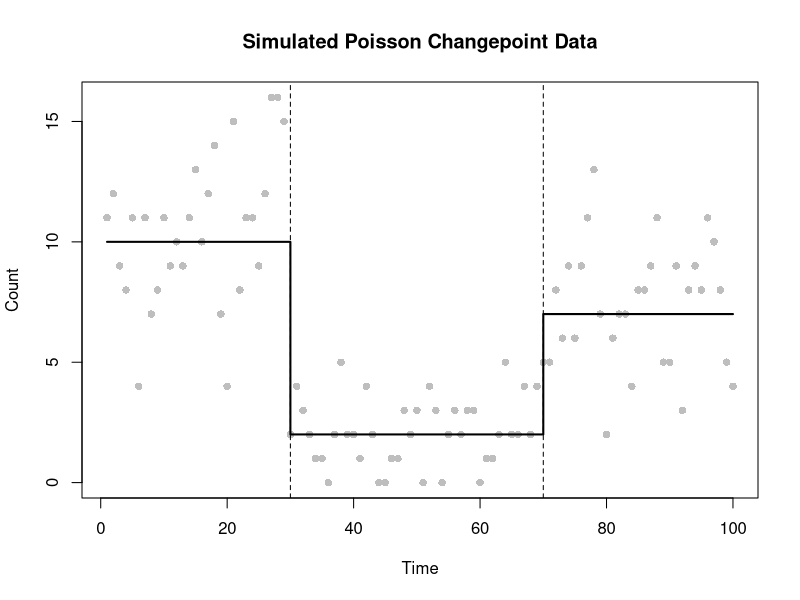
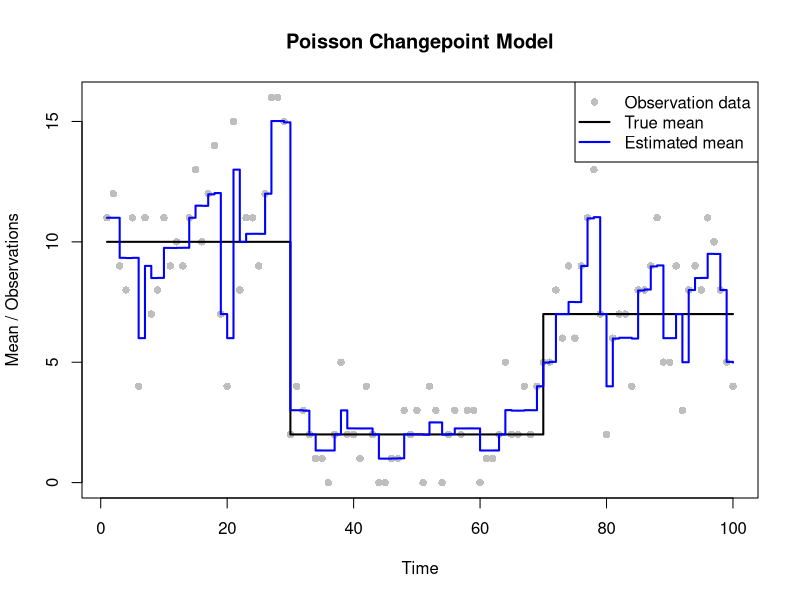
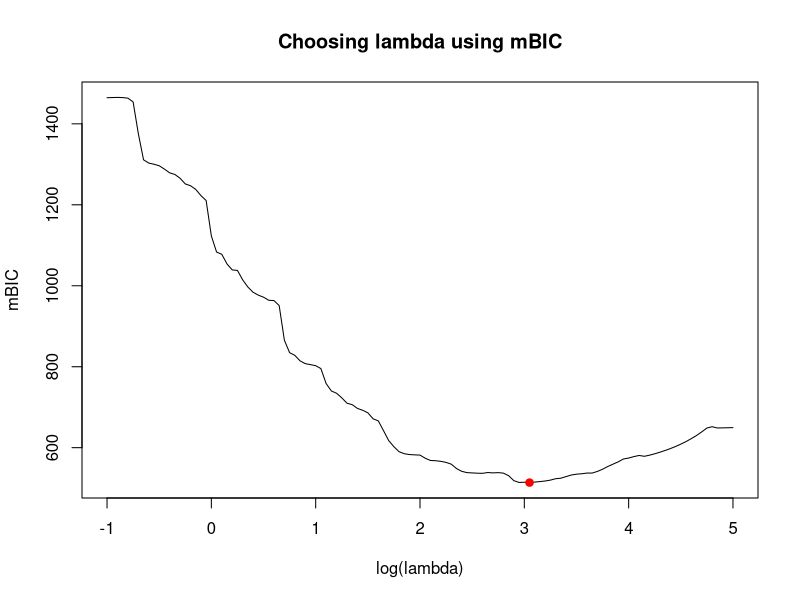
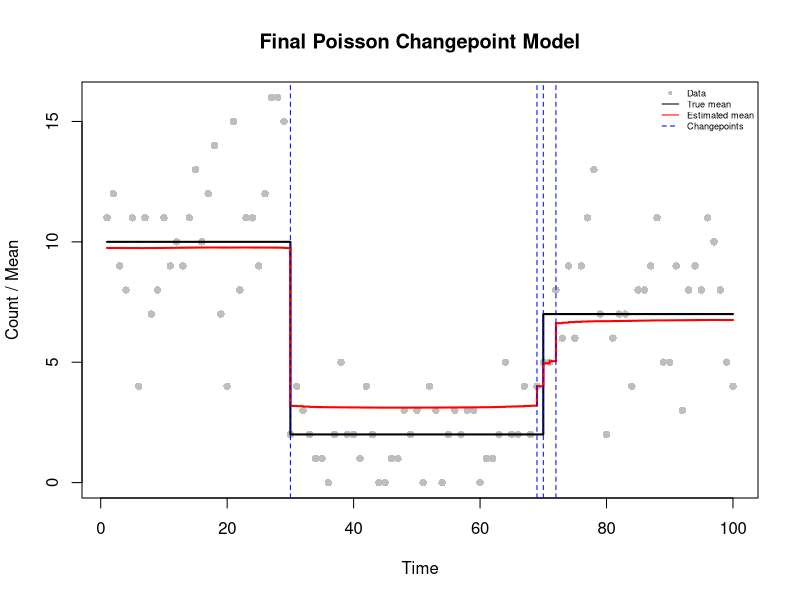
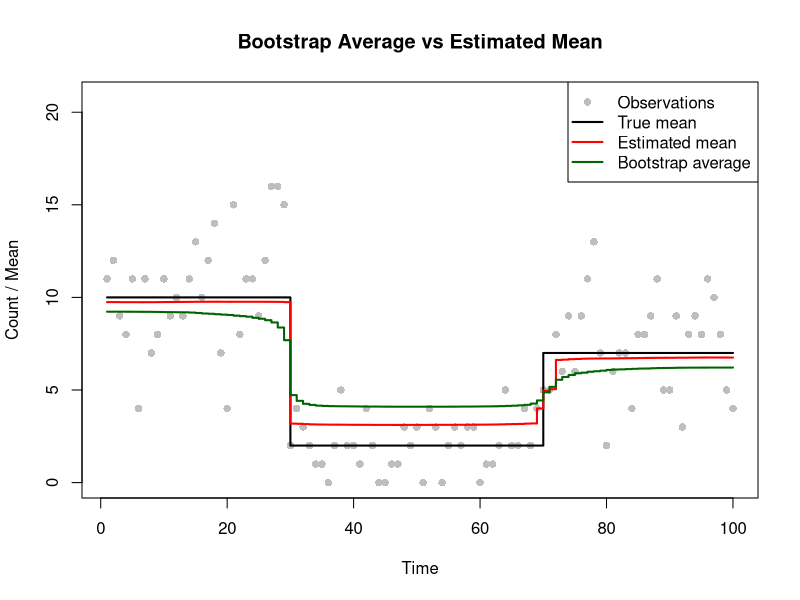
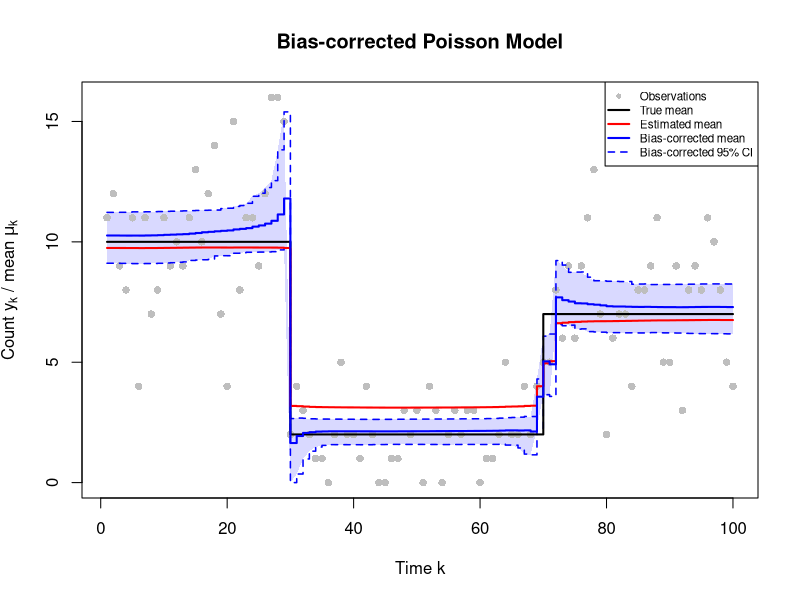

Source code (R) for these figures, in order:
# =============================================================================
# Changepoint Estimation
#
#
# GitHub repository: https://github.com/pierrickdb/Group-15-Statistical-Programming
#
# Authors:
# Pierrick de Boer: S3034691
# Fagan Ganbarli: S3015664
# Raneem Alluhaydan: S3044929
#
# Contributions:
# Fagan Ganbarli (33.33%): Task 1-3
# Raneem Alluhaydan (33.33%): Task 4-5
# Pierrick de Boer (33.33%): Task 6-7
#
# Overview:
# Estimate changepoints in Poisson data using a smoothed LASSO penalty.
# Choose lambda by minimising mBIC.
# Use parametric bootstrapping for bias correction and confidence intervals.
#
# Main functions:
# 1. poisson_lasso_objective: Calculates the penalised cost.
# 2. poisson_lasso_grad: Calculates the gradient.
# 3. poisson_lasso_hess: Calculates the Hessian.
# 4. fd_jacobian: Checks derivatives numerically.
# 5. fit_poisson_lasso: Fits the model using BFGS.
# 6. poisson_lasso_edf: Calculates effective degrees of freedom.
# =============================================================================

# FUNCTION DEFINITIONS

# Task 2(a): Objective function
# Calculate the penalised negative log-likelihood
# for the Poisson changepoint model.

poisson_lasso_objective <- function(beta, y, lambda = 1, eps = 1e-6) {
  
  # Inputs:
  #   beta: Parameter vector of length n.
  #   y: Observed data vector.
  #   lambda: LASSO penalty parameter. Default value is 1.
  #   eps: Smoothing parameter. Default value is 1e-6.
  
  # Output:
  #   The penalised negative log-likelihood.
  
  # Method:
  #   Calculate the Poisson mean function, evaluate the
  #   negative log-likelihood and add the smoothed LASSO penalty.
  
  # Calculate the Poisson mean function.
  mu <- exp(cumsum(beta))
  
  # Calculate the negative Poisson log-likelihood.
  neg_loglik <- -sum(dpois(y, lambda = mu, log = TRUE))
  
  # Apply the smoothed LASSO penalty, excluding the first parameter.
  penalty <- lambda * sum(sqrt(beta[-1]^2 + eps))
  
  # Return the penalised objective function.
  return(neg_loglik + penalty)
}


# Task 2(b): Gradient function
# Calculate the gradient of the penalised objective function.

poisson_lasso_grad <- function(beta, y, lambda = 1, eps = 1e-6) {
  
  # Inputs:
  #   beta: Parameter vector of length n.
  #   y: Observed data vector.
  #   lambda: LASSO penalty parameter. Default value is 1.
  #   eps: Smoothing parameter. Default value is 1e-6.
  
  # Output:
  #   Gradient vector containing the first partial derivatives.
  
  # Method:
  #   Calculate the likelihood gradient using reverse cumulative
  #   sums and add the gradient of the smoothed penalty.
  
  # Calculate the Poisson mean function.
  mu <- exp(cumsum(beta))
  
  # Calculate the gradient of the negative log-likelihood.
  grad <- rev(cumsum(rev(mu - y)))
  
  # Add the penalty gradient, excluding the first parameter.
  grad[-1] <- grad[-1] +
    lambda * beta[-1] / sqrt(beta[-1]^2 + eps)
  
  # Return the gradient vector.
  return(grad)
}


# Task 2(c): Hessian function
# Calculate the Hessian matrix of the penalised objective function.

poisson_lasso_hess <- function(beta, y, lambda = 1, eps = 1e-6) {
  
  # Inputs:
  #   beta: Parameter vector of length n.
  #   y: Observed data vector.
  #   lambda: LASSO penalty parameter. Default value is 1.
  #   eps: Smoothing parameter. Default value is 1e-6.
  
  # Output:
  #   An n by n Hessian matrix containing the second derivatives.
  
  # Method:
  #   Calculate the likelihood Hessian using reverse cumulative sums
  #   and add the second derivatives of the penalty.
  
  # Store the number of parameters.
  n <- length(beta)
  mu <- exp(cumsum(beta))
  
  # Calculate reverse cumulative sums of the Poisson means.
  s <- rev(cumsum(rev(mu)))
  
  # Find the maximum index for each pair of parameters.
  idx <- outer(1:n, 1:n, pmax)
  H <- matrix(s[idx], n, n)
  
  # Calculate the second derivatives of the penalty.
  penalty_hess <- c(0, lambda * eps /
                      (beta[-1]^2 + eps)^(3/2))
  
  # Add the penalty derivatives to the diagonal.
  diag(H) <- diag(H) + penalty_hess
  
  # Return the Hessian matrix.
  return(H)
}


# Task 2(d): Numerical differentiation
# Use central finite differences to check the analytical
# gradient and Hessian functions.

fd_jacobian <- function(fn, beta, h = 1e-5) {
  
  # Inputs:
  #   fn: Function to differentiate.
  #   beta: Parameter vector at which derivatives are evaluated.
  #   h: Finite difference step size. Default value is 1e-5.
  
  # Output:
  #   Numerical Jacobian matrix.
  
  # Store the number of parameters.
  n <- length(beta)
  J <- matrix(0, length(fn(beta)), n)
  
  # Calculate numerical derivatives for each parameter.
  for (i in 1:n) {
    beta_plus <- beta_minus <- beta
    beta_plus[i] <- beta_plus[i] + h
    beta_minus[i] <- beta_minus[i] - h
    
    # Apply the central finite difference approximation.
    J[, i] <- (fn(beta_plus) - fn(beta_minus)) / (2 * h)
  }
  
  # Return the numerical Jacobian.
  return(J)
}


# Task 3: Fit the Poisson LASSO model using optim.
# Estimate the beta parameters by minimising the penalised
# negative log-likelihood using the BFGS method.

fit_poisson_lasso <- function(y, lambda = 1, beta_start = NULL) {
  
  # Inputs:
  #   y: Observed data vector.
  #   lambda: LASSO penalty parameter. Default value is 1.
  #   beta_start: Optional initial parameter vector.
  
  # Output:
  #   Optimisation results containing estimated parameters
  #   and convergence information.
  
  # Method:
  #   Initialise the parameters and minimise the objective
  #   function using BFGS with the analytical gradient.
  
  # Set the initial parameter values if none are provided.
  if (is.null(beta_start)) {
    beta_start <- c(log(mean(y)), rep(0, length(y) - 1))
  }
  
  # Fit the model using the BFGS optimisation method.
  fit <- optim(
    beta_start, poisson_lasso_objective,
    gr = poisson_lasso_grad,
    y = y, lambda = lambda,
    method = "BFGS",
    control = list(maxit = 10000, reltol = 1e-9)
  )
  
  # Check whether the optimisation algorithm converged.
  if (fit$convergence != 0) {
    warning(paste("No convergence at lambda =", lambda))
  }
  
  # Return the optimisation results.
  return(fit)
}


# Task 4: Calculate the effective degrees of freedom.

# Calculate the effective degrees of freedom using
# the penalised and unpenalised Hessian matrices.
poisson_lasso_edf <- function(beta, y, lambda) {
  
  # Inputs:
  #   beta: Estimated parameter vector.
  #   y: Observed data vector.
  #   lambda: LASSO penalty parameter.
  
  # Output:
  #   Effective degrees of freedom of the fitted model.
  
  # Method:
  #   Evaluate the penalised and unpenalised Hessians
  #   and calculate the trace of their matrix product.
  
  # Calculate the penalised Hessian.
  H1 <- poisson_lasso_hess(beta, y, lambda)
  
  # Calculate the unpenalised Hessian.
  H0 <- poisson_lasso_hess(beta, y, 0)
  
  # Calculate the effective degrees of freedom.
  edf <- sum(diag(solve(H1, H0)))
  
  # Return the effective degrees of freedom.
  return(edf)
}


# =============================================================================
# Analysis and testing
# =============================================================================

# Task 1: Generate the data set

# Define the number of observations and time points.
set.seed(12345)
n <- 100
time <- 1:n

# Specify the true changepoint locations.
tau_true <- c(1, 30, 70, n + 1)

# Calculate the true number of changepoints.
m_true <- length(tau_true) - 2

# Define the Poisson mean for each segment.
theta_true <- c(10, 2, 7)

mu_true <- numeric(n)

# Assign the corresponding mean to each time segment.
for (i in seq_along(theta_true)) {
  mu_true[tau_true[i]:(tau_true[i + 1] - 1)] <- theta_true[i]
}

# Generate observations from the Poisson changepoint model.
y <- rpois(n, lambda = mu_true)

# Plot the simulated observations and true mean function.
plot(time, y,
     pch = 16,
     col = "grey",
     xlab = "Time",
     ylab = "Count",
     main = "Simulated Poisson Changepoint Data")

lines(time, mu_true,
      col = "black",
      lwd = 2,
      type = "s")

abline(v = tau_true[-c(1, length(tau_true))],
       lty = "dashed")


# Task 2: Checking the gradient and Hessian

# Choose test parameter values for numerical differentiation.
beta_test <- c(log(mean(y)), rep(0.05, n - 1))

# Calculate the analytical gradient.
grad_analytical <- poisson_lasso_grad(beta_test, y)

# Approximate the gradient using central finite differences.
grad_numerical <- as.vector(fd_jacobian(
  function(b) poisson_lasso_objective(b, y),
  beta_test
))

# Calculate the analytical Hessian.
hess_analytical <- poisson_lasso_hess(beta_test, y)

# Approximate the Hessian using finite differences of the gradient.
hess_numerical <- fd_jacobian(
  function(b) poisson_lasso_grad(b, y),
  beta_test
)

# Compare the analytical and numerical derivatives.
max(abs(grad_analytical - grad_numerical))
max(abs(hess_analytical - hess_numerical))

# Gradient error = 4.230387e-07
# Hessian error = 5.817456e-07
# Both are close to zero, confirming the analytical derivatives.


# Task 3: Fit the model with lambda = 1

# Initialise the parameters using the sample mean.
beta_start <- c(log(mean(y)), rep(0, n - 1))

# Fit the Poisson LASSO model using BFGS.
fit <- fit_poisson_lasso(y, lambda = 1, beta_start = beta_start)

# Check whether the optimisation algorithm converged.
fit$convergence
fit$message

# Stop if the optimisation did not converge.
if (fit$convergence != 0) {
  stop("The model did not converge for lambda = 1.")
}

# Extract the estimated parameters and mean function.
beta_hat <- fit$par
mu_hat1 <- exp(cumsum(beta_hat))

# Plot the observations, true mean and estimated mean.
plot(time, y,
     pch = 16,
     col = "grey",
     xlab = "Time",
     ylab = "Mean / Observations",
     main = "Poisson Changepoint Model")

lines(time, mu_true,
      col = "black",
      lwd = 2,
      type = "s")

lines(time, mu_hat1,
      col = "blue",
      lwd = 2,
      type = "s")

legend("topright",
       legend = c("Observation data",
                  "True mean",
                  "Estimated mean"),
       col = c("grey", "black", "blue"),
       pch = c(16, NA, NA),
       lty = c(NA, 1, 1),
       lwd = c(NA, 2, 2))

# The optimisation converged successfully.
# The estimated mean captures the general trend in the data.
# However, lambda = 1 provides insufficient penalisation
# to identify a clearly defined changepoint structure.

# Task 4: Choosing lambda using mBIC

# Define the grid of log-lambda values.
lsp <- seq(-1, 5, by = 0.05)

# Initialise vectors for mBIC and effective degrees of freedom.
mbic <- rep(Inf, length(lsp))
edf <- rep(NA_real_, length(lsp))

# Use the initial parameter estimates for the first fit.
b0 <- beta_start

# Evaluate the model for each penalty value.
fits <- vector("list", length(lsp))
for (i in seq_along(lsp)) {
  
  # Convert the log-lambda value to lambda.
  lambda <- exp(lsp[i])
  
  # Fit the model using the current penalty value.
  fit_lambda <- fit_poisson_lasso(y, lambda, b0)
  
  # Skip penalty values where optimisation fails.
  if (fit_lambda$convergence != 0) {
    next
  }
  
  beta_lambda <- fit_lambda$par
  fits[[i]] <- fit_lambda
  
  edf[i] <- poisson_lasso_edf(beta_lambda, y, lambda)
  
  # Calculate the fitted Poisson mean function.
  mu_lambda <- exp(cumsum(beta_lambda))
  
  # Calculate the maximised log-likelihood.
  ll <- sum(dpois(y, mu_lambda, log = TRUE))
  
  # Calculate the modified Bayesian Information Criterion.
  mbic[i] <- 3 * (edf[i] - 1) * log(n) - 2 * ll
  
  # Use the current estimates as starting values for the next fit.
  b0 <- beta_lambda
}

# Check that at least one penalty value has a valid mBIC.
if (all(!is.finite(mbic))) {
  stop("No valid mBIC values were obtained.")
}

# Find the penalty value that minimises mBIC.
i_opt <- which.min(mbic)
lambda_best <- exp(lsp[i_opt])

# Display the optimal penalty value.
lambda_best

# Display the optimal log-lambda, EDF and mBIC.
data.frame(
  log_lambda = lsp[i_opt],
  lambda = lambda_best,
  EDF = edf[i_opt],
  mBIC = mbic[i_opt]
)

# The minimum mBIC occurs at log(lambda) = 3,
# corresponding to lambda = 20.08554.
# This penalty value provides a balance between
# model fit and model complexity according to the mBIC criterion.

# Plot mBIC against log-lambda.
plot(lsp, mbic,
     type = "l",
     xlab = "log(lambda)",
     ylab = "mBIC",
     main = "Choosing lambda using mBIC")

points(lsp[i_opt], mbic[i_opt],
       col = "red",
       pch = 19)


# Task 5: Fit the final model

# Use the optimal model from Task 4.
fit_best <- fits[[i_opt]]

# Check convergence of the final model.
fit_best$convergence

if (fit_best$convergence != 0) {
  stop("The final model did not converge.")
}

# Extract the final parameter estimates and mean function.
beta_best <- fit_best$par
mu_hat_best <- exp(cumsum(beta_best))

# Calculate the effective number of changepoints.
edf_best <- poisson_lasso_edf(beta_best, y, lambda_best)
m_hat <- floor(edf_best - 1)

# Identify the changepoints using the largest absolute coefficients.
# Exclude the first parameter because it represents the intercept.
if (m_hat > 0) {
  tau_hat <- sort(order(abs(beta_best[-1]),
                        decreasing = TRUE)[seq_len(m_hat)] + 1)
} else {
  tau_hat <- numeric(0)
}

# Plot the observations, true mean and estimated mean.
plot(time, y,
     pch = 16,
     col = "grey",
     xlab = "Time",
     ylab = "Count / Mean",
     main = "Final Poisson Changepoint Model")

lines(time, mu_true,
      col = "black",
      lwd = 2,
      type = "s")

lines(time, mu_hat_best,
      col = "red",
      lwd = 2,
      type = "s")

abline(v = tau_hat,
       col = "blue",
       lty = 2)

legend("topright",
       cex = 0.55,
       legend = c("Data", "True mean",
                  "Estimated mean", "Changepoints"),
       col = c("grey", "black", "red", "blue"),
       pch = c(16, NA, NA, NA),
       lty = c(NA, 1, 1, 2),
       bty = "n")

# Display the final model results.
lambda_best
m_hat
tau_hat

# EDF = 5.762, giving 4 estimated changepoints.
# Estimated locations: 30, 69, 70 and 72.
# True locations: 30 and 70.
# The change near 70 is split into several estimated changepoints.
# The penalty shrinks the estimated mean changes.


# Task 6: Parametric bootstrap used to estimate uncertainty and bias

# Define the number of bootstrap samples.
B <- 200

# Store the estimated mean function for each bootstrap sample.
mu_boot <- matrix(NA_real_, nrow = B, ncol = n)

# Store the convergence status of each bootstrap fit.
conv_boot <- numeric(B)

# Generate and fit the bootstrap samples.
set.seed(1)

for (j in 1:B) {
  
  # Simulate new observations using the best fitted mean function.
  y_sim <- rpois(n, lambda = mu_hat_best)
  
  # Initialise the parameters for the bootstrap model.
  b_start <- c(log(mean(y_sim)), rep(0, n - 1))
  
  # Fit the model using the optimal penalty value.
  fit_sim <- fit_poisson_lasso(
    y_sim,
    lambda_best,
    beta_start = b_start
  )
  
  # Record the convergence status.
  conv_boot[j] <- fit_sim$convergence
  
  # Skip bootstrap samples where optimisation fails.
  if (fit_sim$convergence != 0) {
    warning(paste("No convergence in bootstrap sample", j))
    next
  }
  
  # Store the estimated mean function.
  mu_boot[j, ] <- exp(cumsum(fit_sim$par))
}

# Check the number of unsuccessful bootstrap fits.
sum(conv_boot != 0)

# Stop if any bootstrap sample failed.
if (any(conv_boot != 0) || anyNA(mu_boot)) {
  stop("Some bootstrap fits failed. Check convergence before continuing.")
}

# Calculate the average bootstrap mean function.
mu_bar <- colMeans(mu_boot)

# Plot the observations, true mean, estimated mean and bootstrap average.
plot(time, y,
     pch = 16,
     col = "grey",
     ylim = c(0, 1.3 * max(y, mu_true, mu_hat_best, mu_bar)),
     xlab = "Time",
     ylab = "Count / Mean",
     main = "Bootstrap Average vs Estimated Mean")

lines(time, mu_true,
      col = "black",
      lwd = 2,
      type = "s")

lines(time, mu_hat_best,
      col = "red",
      lwd = 2,
      type = "s")

lines(time, mu_bar,
      col = "darkgreen",
      lwd = 2,
      type = "s")

legend("topright",
       legend = c("Observations", "True mean",
                  "Estimated mean", "Bootstrap average"),
       col = c("grey", "black", "red", "darkgreen"),
       pch = c(16, NA, NA, NA),
       lty = c(NA, 1, 1, 1),
       lwd = c(NA, 2, 2, 2))

# Calculate the bias-corrected mean function.
mu_bc <- 2 * mu_hat_best - mu_bar

# The bootstrap average differs from the original fitted mean,
# suggesting that the penalised estimator is biased.
# The difference estimates the bias introduced by the penalty.
# The bias-corrected estimate subtracts this estimated bias
# from the original fitted mean to reduce shrinkage effects.

# Calculate the lower and upper 95% bootstrap quantiles.
q_L <- apply(mu_boot, 2, quantile, probs = 0.025)
q_U <- apply(mu_boot, 2, quantile, probs = 0.975)

# Reflect the bootstrap quantiles to obtain bias-corrected limits.
q_L_bc <- pmax(2 * mu_hat_best - q_U, 0)
q_U_bc <- 2 * mu_hat_best - q_L


# Task 7: Final plot

# Calculate suitable vertical axis limits using all plotted values.
ylim <- range(c(y, mu_true, mu_hat_best, mu_bc,
                q_L_bc, q_U_bc), na.rm = TRUE)

# Ensure that the vertical axis starts at zero.
ylim[1] <- min(0, ylim[1])

# Create the plot without drawing observations initially.
plot(time, mu_hat_best,
     type = "n",
     ylim = ylim,
     xlab = "Time k",
     ylab = expression("Count " * y[k] * " / mean " * mu[k]),
     main = "Bias-corrected Poisson Model")

# Draw the area between the bias-corrected confidence limits.
polygon(c(time, rev(time)),
        c(q_L_bc, rev(q_U_bc)),
        col = adjustcolor("blue", alpha.f = 0.15),
        border = NA)

# Add the original observations.
points(time, y,
       pch = 16,
       col = "grey")

# Add the bias-corrected confidence limits.
lines(time, q_L_bc,
      col = "blue",
      lty = 2,
      lwd = 1.5,
      type = "s")

lines(time, q_U_bc,
      col = "blue",
      lty = 2,
      lwd = 1.5,
      type = "s")

# Add the true, estimated and bias-corrected mean functions.
lines(time, mu_true,
      col = "black",
      lwd = 2,
      type = "s")

lines(time, mu_hat_best,
      col = "red",
      lwd = 2,
      type = "s")

lines(time, mu_bc,
      col = "blue",
      lwd = 2,
      type = "s")

# Identify all elements of the final plot.
legend("topright",
       cex = 0.7,
       legend = c("Observations", "True mean",
                  "Estimated mean", "Bias-corrected mean",
                  "Bias-corrected 95% CI"),
       col = c("grey", "black", "red", "blue", "blue"),
       pch = c(16, NA, NA, NA, NA),
       lty = c(NA, 1, 1, 1, 2),
       lwd = c(NA, 2, 2, 2, 1.5),
       bg = "white")

# Interpretation of the final plot:

#   (1) Shrinkage and bias correction
#   mu_hat is pulled towards the overall mean. It is too low in the
#   high segments and too high in the low middle segment. The bias
#   correction removes most of this error.
#   Evidence: in the middle segment, mu_hat is around 3.1 and mu_bc around 2.1,
#   while the true mean is 2. In the outer segments, mu_hat is around 9.8 and
#   6.7, mu_bc around 10.5 and 7.3, while the true means are 10 and 7.

round(c(mu_hat = mean(mu_hat_best[31:68]), mu_bc = mean(mu_bc[31:68])), 1)

#   Interpretation: the penalty shrinks the segment levels towards each other.
#   The bootstrap fits are shrunk again relative to mu_hat, so
#   mu_bar - mu_hat estimates this shrinkage, and subtracting it moves mu_hat
#   back towards the truth. The correction works best in the middle segment,
#   where the shrinkage is largest. In the outer segments it slightly
#   overcorrect (by around 0.3 to 0.5) because the bias estimates is noisy.

#   (2) Band width and overshoot at the change points.
#   The 95% band is narrow within segments but widens sharply just
#   before the jumps, and mu_bc overshoots before the first jump.
#   Evidence: mu_bc rises from around 10.7 at k = 25 to around 11.8 at around k = 29.
#   The band is around 1-2 wide within segments but around 5.7 wide at around k = 29.

round(mu_bc[29], 1)

#   Interpretation: the bootstrap fits disagree on where exactly the jump is.
#   Their average mu_bar therefore has a smoothed ramp instead of a sharp
#   step, so it lies below mu_hat just before the jump. As a result,
#   mu_bc = 2*mu_hat - mu_bar is pushed above mu_hat there. The quantiles
#   at these points mix fits from before and after the jump, which makes the
#   band wide. Within a segment only the level is uncertain. At a jump the
#   location is uncertain as well.

#   (3) Pointwise coverage of the true mean
#   the band contains the true mean at 97 of 100 time points.
#   Evidence: coverage is 0.97, and the misses are at k = 69, 70 and 71.

mean(q_L_bc <= mu_true & mu_true <= q_U_bc)
which(!(q_L_bc <= mu_true & mu_true <= q_U_bc))

#   Interpretation: 0.97 is close to the nominal 95%. All misses are at the
#   second jump where the fit spreads the step an
#   intermediate level of around 4 to 5, while the true mean jumps directly from
#   2 to 7. The band is pointwise, not simultaneous, and this is a single
#   dataset with correlated time points. So 0.97 shows the band behaves
#   reasonably here but it is not an estimate of the true coverage
#   probability.
